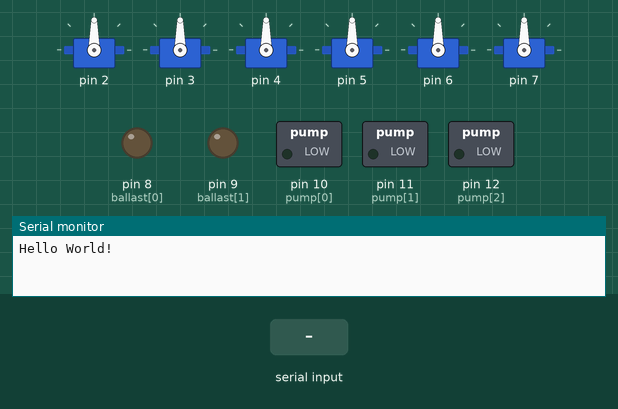
Bench run of a sketch on a simulated Arduino Uno, built with avr-gcc and run on an emulated ATmega328P. On the bench: 6 × servo, switched loads named in the sketch (green lamp = pin HIGH), output pins drawn as LEDs (lit = HIGH), the last lines printed to the serial monitor. The inputs (shaded band) are chosen by the test bench.

Above: at 1.2 s.
1.3 s: "w" received over Serial
At 2.5 s:
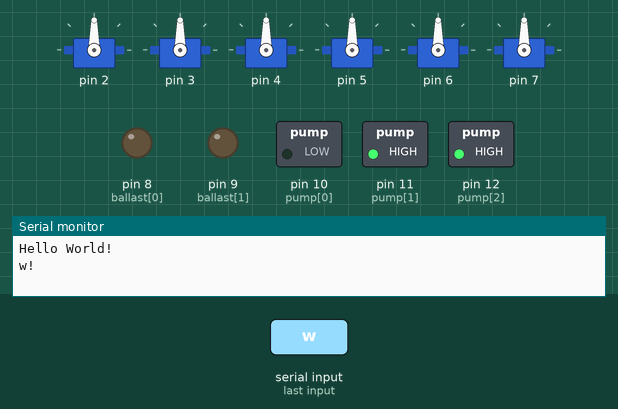
2.8 s: "s" received over Serial
At 3.1 s:
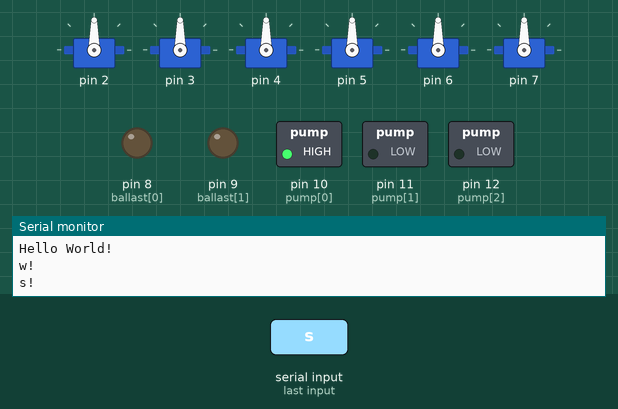
4.3 s: "a" received over Serial
At 5.3 s:
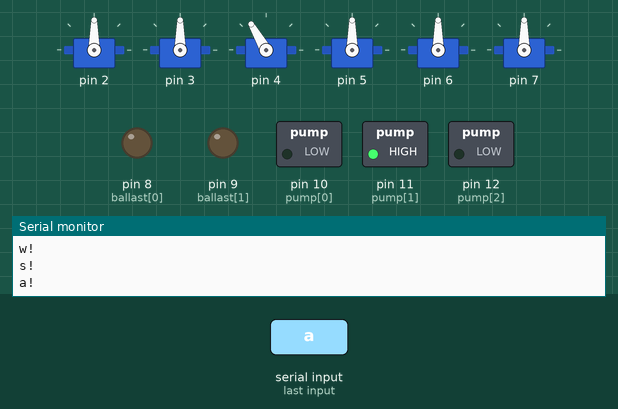
5.8 s: "d" received over Serial
At 6.3 s:
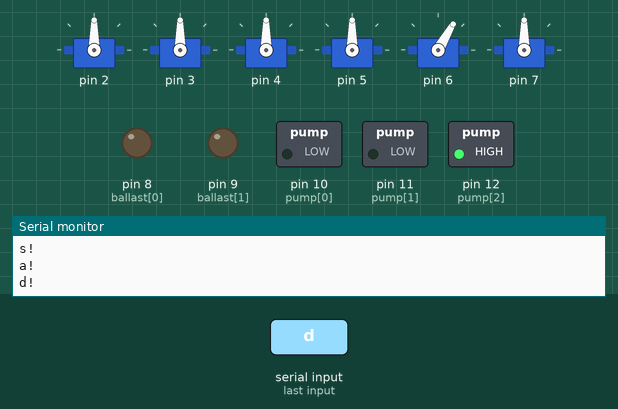
7.3 s: "i" received over Serial
At 8.5 s:
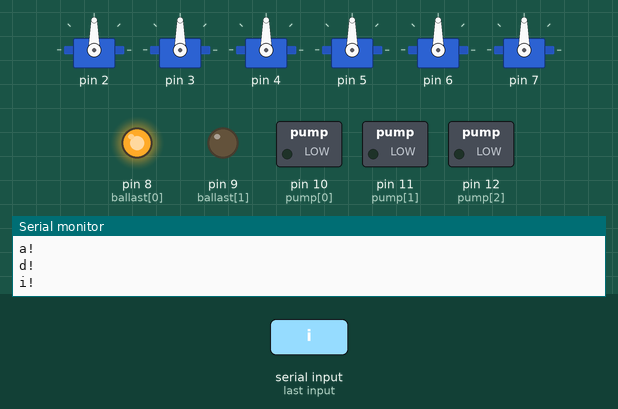
8.8 s: "k" received over Serial
At 9.5 s:
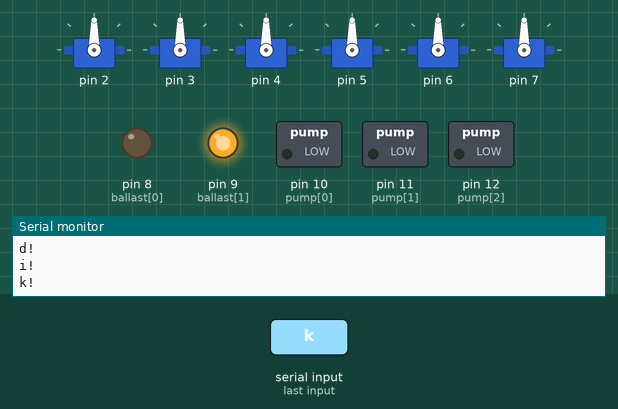
Timing chart, 0 to 11.3 s (numbered marks = the images above; inputs shaded):
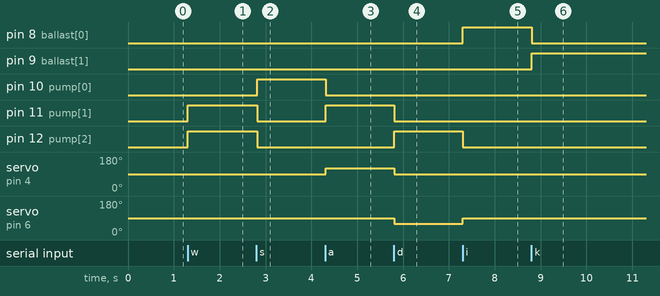

Measured:
- after the input at 1.3 s, pin 11 (pump[1]), pin 12 (pump[2]): LOW → HIGH at once
- after the input at 2.8 s, pin 10 (pump[0]): LOW → HIGH at once; pin 11 (pump[1]), pin 12 (pump[2]): HIGH → LOW at once
- after the input at 4.3 s, pin 10 (pump[0]): HIGH → LOW at once; pin 11 (pump[1]): LOW → HIGH at once; servo on pin 4: 90° → 120° at once
- after the input at 5.8 s, pin 11 (pump[1]): HIGH → LOW at once; pin 12 (pump[2]): LOW → HIGH at once; servo on pin 4: 120° → 90° at once; servo on pin 6: 90° → 60° at once
- after the input at 7.3 s, pin 8 (ballast[0]): LOW → HIGH at once; pin 12 (pump[2]): HIGH → LOW at once; servo on pin 6: 60° → 90° at once
- after the input at 8.8 s, pin 8 (ballast[0]): HIGH → LOW at once; pin 9 (ballast[1]): LOW → HIGH at once

The sketch:

all_actuators_keycontrol_Leonardo.ino
```cpp
#include <Servo.h>

Servo myservo[6];

const int CONST_POS = 90;
const int PUMP_1 = 0;
const int PUMP_2 = 1;
const int PUMP_3 = 2;
const int SER_PAN_1 = 0;
const int SER_PAN_2 = 2;
const int SER_PAN_3 = 4;
const int SER_TILT_1 = 1;
const int SER_TILT_2 = 3;
const int SER_TILT_3 = 5;
int ballast[2] = {8, 9};
int pump[3] = {10, 11, 12};
int ballastTime = 5000;
const byte CONST_P = 0x37;
byte c; byte c_old = ' ';
int valid = 0;
int i = 0;
char cmds[] = {'w', 's', 'a', 'd', 'j', 'l', 'q'};

void setup()
{
  Serial.begin(9600);
  Serial.println("Hello World!");
//  Serial1.begin(9600);
//  Serial1.println("Hello World!");
  myservo[0].attach(2);
  myservo[1].attach(3);
  myservo[2].attach(4);
  myservo[3].attach(5);
  myservo[4].attach(6);
  myservo[5].attach(7);
  for(int i=0; i<6; i++)
  {
    servoInit(i);
  }
  pinMode(ballast[0], OUTPUT);
  pinMode(ballast[1], OUTPUT);
  pinMode(pump[0], OUTPUT);
  pinMode(pump[1], OUTPUT);
  pinMode(pump[2], OUTPUT);
}

void loop()
{
    if(Serial.available()>0)
      c = Serial.read();
    //c = cmds[i];
    switch (c) {
    case 'w':
      //do something when var equals 1
      actuatorCmd(0, 0, 0, 1, 0, 0, 1, 0, 0, 0, 0);
      //actuatorCmd(1, 0, 0, 0, 0, 0, 0, 0, 0);
      valid = 1;
      break;
    case 's':
      //do something when var equals 2
      actuatorCmd(1, 0, 0, 0, 0, 0, 0, 0, 0, 0, 0);
      //actuatorCmd(0, 0, 0, 1, 0, 0, 1, 0, 0);
      valid = 1;
      break;
    case 'a':
      actuatorCmd(0, 0, 0, 1, 30, 0, 0, 0, 0, 0, 0);
      //actuatorCmd(1, 0, 0, 0, 30, 0, 1, 0, 0);
      valid = 1;
      break;
    case 'd':
      actuatorCmd(0, 0, 0, 0, 0, 0, 1, -30, 0, 0, 0);
      //actuatorCmd(1, 0, 0, 1, 0, 0, 0, -30, 0);
      valid = 1;
      break;
    case 'i':
      actuatorCmd(0, 0, 0, 0, 0, 0, 0, 0, 0, 1, 0);
      valid = 1;
      break;
    case 'k':
      actuatorCmd(0, 0, 0, 0, 0, 0, 0, 0, 0, 0, 1);
      valid = 1;
      break;
    case 'j':
      actuatorCmd(1, 40, 0, 1, 40, 0, 1, 40, 0, 0, 0);
      valid = 1;
      break;
    case 'l':
      actuatorCmd(1, -40, 0, 1, -40, 0, 1, -40, 0, 0, 0);
      valid = 1;
      break;
    case 'q':
      actuatorCmd(0, 0, 0, 0, 0, 0, 0, 0, 0, 0, 0);
      valid = 1;
      break;
    default:
      //actuatorCmd(0, 0, 0, 0, 0, 0, 0, 0, 0);
      valid = 0;
  }

  if(i<=5)
   i = i+1;
  else
   i=0;
  //delay(2000);
  if (valid && c != c_old)
 {
   if ( Serial )
  {
    Serial.write(c);
    Serial.println('!');
  }
 }
 c_old = c;
  //Serial.flush();
//  delay(200);
//  for(int i=0; i<6; i++)
//  {
//    // servoInit(i);
//    servoSweep(i);
//    delay(1000);
//  }
//  delay(2000);
//  pumpSweep(0);
//  delay(2000);
//  pumpSweep(1);
//  delay(2000);
//  pumpSweep(2);
//  delay(2000);
//  ballastSweep(ballastTime);
}

void servoInit(int servoId)
{
  myservo[servoId].write(CONST_POS);
}

void servoActive(int servoId, int relPos)
{
  myservo[servoId].write(CONST_POS + relPos);
}

void pumpActive(int pumpId, int state)
{
  if(state)
   digitalWrite(pump[pumpId], HIGH);
  else
   digitalWrite(pump[pumpId], LOW);
}

void ballastActive(int posi, int neg)
{
  if(posi==1 && neg==0)
  {
    digitalWrite(ballast[0], HIGH);
    digitalWrite(ballast[1], LOW);
  }
  else if(posi==0 && neg==1)
  {
    digitalWrite(ballast[0], LOW);
    digitalWrite(ballast[1], HIGH);
  }
  else
  {
    digitalWrite(ballast[0], LOW);
    digitalWrite(ballast[1], LOW);
  }
  delay(10);
}

void actuatorCmd(int f1, int p1, int t1, int f2, int p2, int t2, int f3, int p3, int t3, int b1, int b2)
{
  pumpActive(PUMP_1, f1);
  pumpActive(PUMP_2, f2);
  pumpActive(PUMP_3, f3);
  servoActive(SER_TILT_1, t1);
  servoActive(SER_TILT_2, t2);
  servoActive(SER_TILT_3, t3);
  servoActive(SER_PAN_1, p1);
  servoActive(SER_PAN_2, p2);
  servoActive(SER_PAN_3, p3);
  ballastActive(b1, b2);
  delay(10);
}
```
